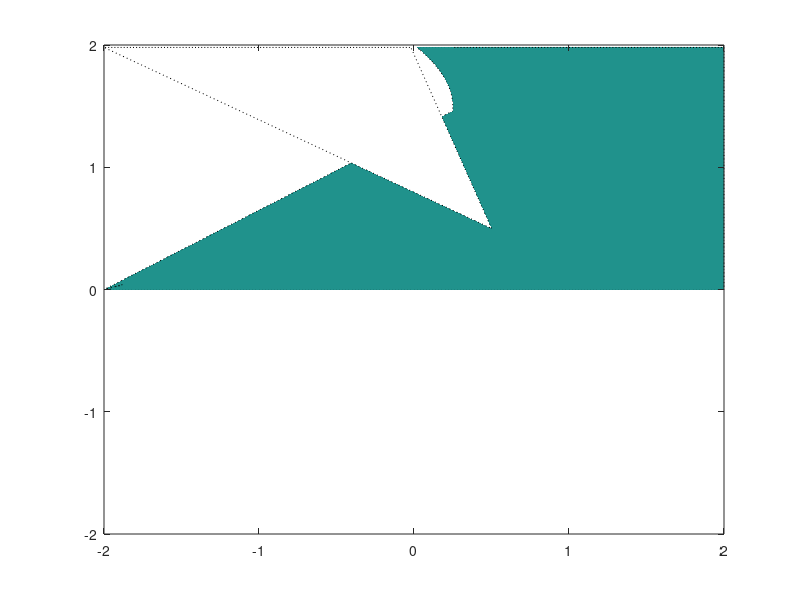

Reproduce this figure in MATLAB. (Note: this script raises an error after producing the figure.)
function [] = My1DBifurcationAnalyzer_Animated()

    for a=-2:0.02:2
        h = 0.02;
        U_ = -2:h:2;
        X_ = -2:h:2;
        dxdt = @(u, x) x*(1-x) - u*x / (x + a);
        d = 2;

        [U, X] = meshgrid(U_,X_);
        Z = arrayfun(dxdt, U, X);

        %%%%%%%%%%%%%%%%%%%%%%%%%
        % Create New Figure
        %%%%%%%%%%%%%%%%%%%%%%%%%
        %figure()
        clf

        %%%%%%%%%%%%%%%%%%%%%%%%%
        % Draw Unstable Region
        %%%%%%%%%%%%%%%%%%%%%%%%%
        v = [0,0];
        Z1 = Z;
        for i=1+d:length(X_)-d
            for j=1+d:length(U_)-d
                if(Z(i - d,j) > 0 && Z(i + d,j) < 0)
                    Z1(i,j) = NaN;
                end
                if(X(i) == -1) 
                    Z1(i,j) = NaN;
                end
            end
        end
        [M,c] = contourf(U,X,Z1,v,':black');
        c.LineWidth = 3;

        %%%%%%%%%%%%%%%%%%%%%%%%%
        % Draw Stable Region
        %%%%%%%%%%%%%%%%%%%%%%%%%
        hold on
        v = [0,0];
        Z2 = Z;
        for i=1+d:length(X_)-d
            for j=1+d:length(U_)-d
                if(Z(i - d,j) < 0 && Z(i + d,j) > 0)
                    Z2(i,j) = NaN;
                end
            end
        end
        [M,c] = contourf(U,X,Z2,v,'black');
        c.LineWidth = 2;

        %%%%%%%%%%%%%%%%%%%%%%%%%
        % Axis Preferences
        %%%%%%%%%%%%%%%%%%%%%%%%%
        hl = xlabel('$h$');
        set(hl, 'Interpreter', 'latex');
        hl = ylabel('$x^*$');
        set(gca,'FontSize',20);
        set(hl, 'Interpreter', 'latex');
        hl = title('$x^*$ vs $h$');
        set(hl, 'Interpreter', 'latex');
        %set(gca,'xtick',[])
        %set(gca,'ytick',[])

        pause(0.002)
    end

end